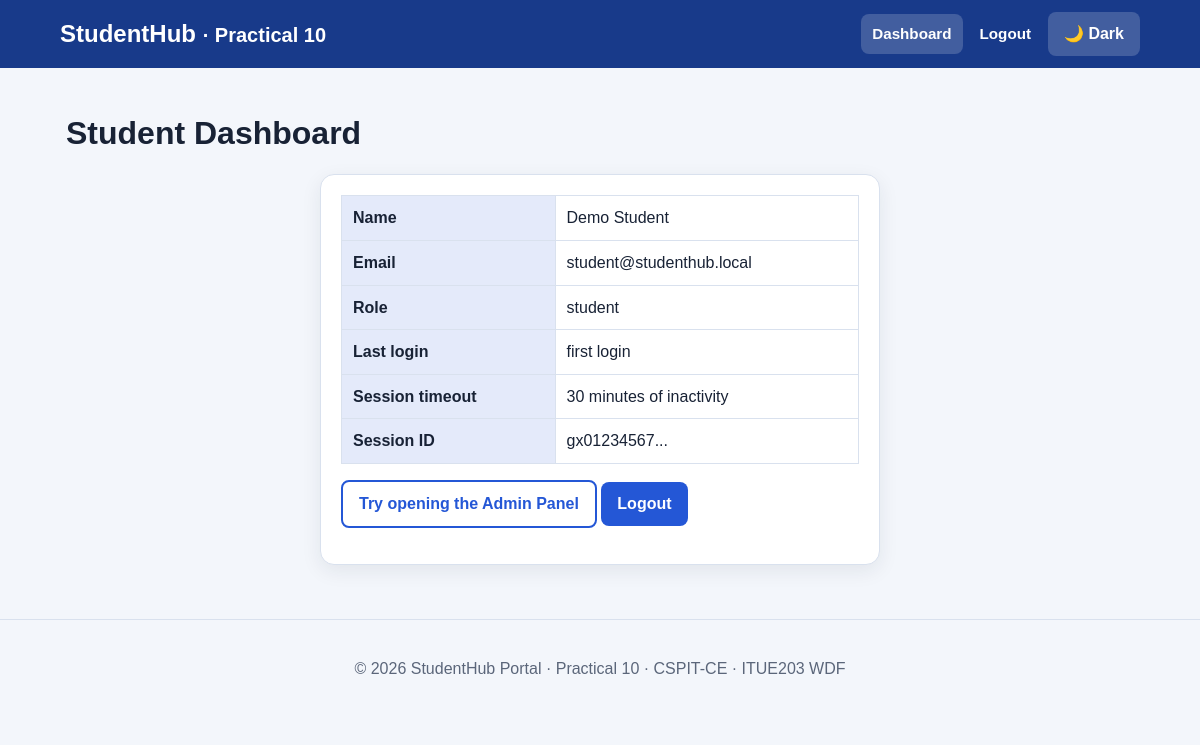
The app's page /dashboard.php (signed in) with its own data.
### tables this page shows
CREATE TABLE users (
  user_id INT AUTO_INCREMENT PRIMARY KEY,
  name VARCHAR(60) NOT NULL,
  email VARCHAR(100) NOT NULL UNIQUE,
  mobile VARCHAR(10) DEFAULT NULL,
  gender ENUM('Male','Female','Other') DEFAULT NULL,
  password_hash VARCHAR(255) NOT NULL,
  role ENUM('admin','student') NOT NULL DEFAULT 'student',
  status ENUM('active','inactive') NOT NULL DEFAULT 'active',
  last_login DATETIME DEFAULT NULL,
  created_at TIMESTAMP DEFAULT CURRENT_TIMESTAMP
);

### includes/auth.php (called while the page is built, shortened)
<?php
function e($s) { return htmlspecialchars((string)$s, ENT_QUOTES, 'UTF-8'); }
function url($p = '') { return BASE_URL . ltrim($p, '/'); }

### dashboard.php (the view, shortened to what this page needs)
<?php
require_once __DIR__ . '/includes/auth.php';
$uid = $_SESSION['user_id'];
$st = $conn->prepare('SELECT name, email, role, last_login FROM users WHERE user_id = ?');
$st->bind_param('i', $uid); $st->execute();
$me = $st->get_result()->fetch_assoc(); $st->close();
include __DIR__ . '/includes/header.php';
?>
<h1>Student Dashboard</h1>
<section class="card form-card">
    <table>
        <tr><th>Name</th><td><?= e($me['name']) ?></td></tr>
        <tr><th>Email</th><td><?= e($me['email']) ?></td></tr>
        <tr><th>Role</th><td><?= e($me['role']) ?></td></tr>
        <tr><th>Last login</th><td><?= e($me['last_login'] ?? 'first login') ?></td></tr>
        <tr><th>Session timeout</th><td><?= SESSION_TIMEOUT / 60 ?> minutes of inactivity</td></tr>
        <tr><th>Session ID</th><td><?= e(substr(session_id(), 0, 10)) ?>...</td></tr>
    </table>
    <p><a class="btn btn-outline" href="<?= e(url('admin.php')) ?>">Try opening the Admin Panel</a> <a class="btn" href="<?= e(url('logout.php')) ?>">Logout</a></p>
</section>
<?php include __DIR__ . '/includes/footer.php'; ?>

### assets/css/style.css (style rules this page uses)
:root { --bg:#f3f6fb;--card:#fff;--text:#182235;--muted:#5b667a;--primary:#2457d6;--on-primary:#fff;--head:#183a8a;--border:#d9e1ee;--shadow:0 6px 20px rgba(24,34,53,.08);--ok:#176b36;--okbg:#e4f7e9;--err:#a61b1b;--errbg:#fde8e8 }
* { box-sizing:border-box }
html { scroll-behavior:smooth }
body { margin:0;font-family:Arial,Helvetica,sans-serif;line-height:1.6;background:var(--bg);color:var(--text) }
a { color:var(--primary);font-weight:600;text-decoration:none }
h1,h2,h3 { line-height:1.25 }
button,.btn { display:inline-block;font:inherit;font-weight:600;padding:9px 16px;border:0;border-radius:8px;background:var(--primary);color:var(--on-primary);cursor:pointer;text-decoration:none }
.btn-outline { background:transparent;color:var(--primary);border:2px solid var(--primary) }
.card { background:var(--card);border:1px solid var(--border);border-radius:14px;padding:20px;box-shadow:var(--shadow) }
.form-card { max-width:560px;margin:0 auto }
table { width:100%;border-collapse:collapse;background:var(--card) }
th,td { border:1px solid var(--border);padding:9px 11px;text-align:left;vertical-align:top }
th { background:rgba(36,87,214,.12) }

### records on screen
users: name "Demo Student", email "student@studenthub.local", role "student", last_login "first login"

### other values on screen
PRACTICAL "Practical 10"
$label "Dashboard"
$label "Logout"
SESSION_TIMEOUT / 60 "30"
substr(session_id(), 0, 10) "gx01234567"
